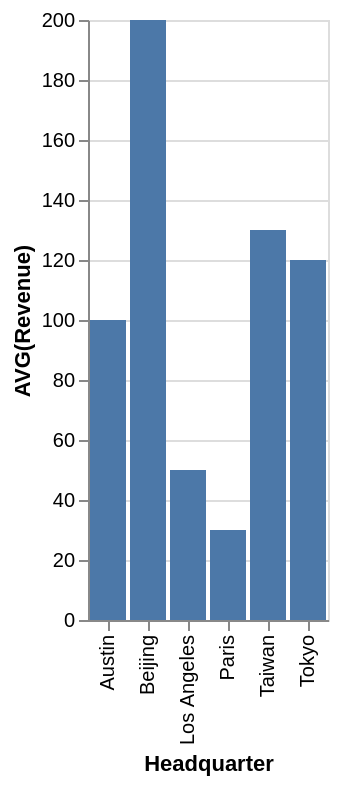

Vega-Lite specification for this chart:
### Vega-Lite specification from a JSON file in a GitHub repository (floating-point values rounded to 4 significant figures)
{"data": {"values": [{"x_data": "Austin", "y_data": 100}, {"x_data": "Beijing", "y_data": 200}, {"x_data": "Los Angeles", "y_data": 50}, {"x_data": "Paris", "y_data": 30}, {"x_data": "Taiwan", "y_data": 130}, {"x_data": "Tokyo", "y_data": 120}]}, "mark": "bar", "encoding": {"x": {"field": "x_data", "type": "nominal", "title": "Headquarter", "sort": "ascending"}, "y": {"field": "y_data", "type": "quantitative", "title": "AVG(Revenue)"}}}
